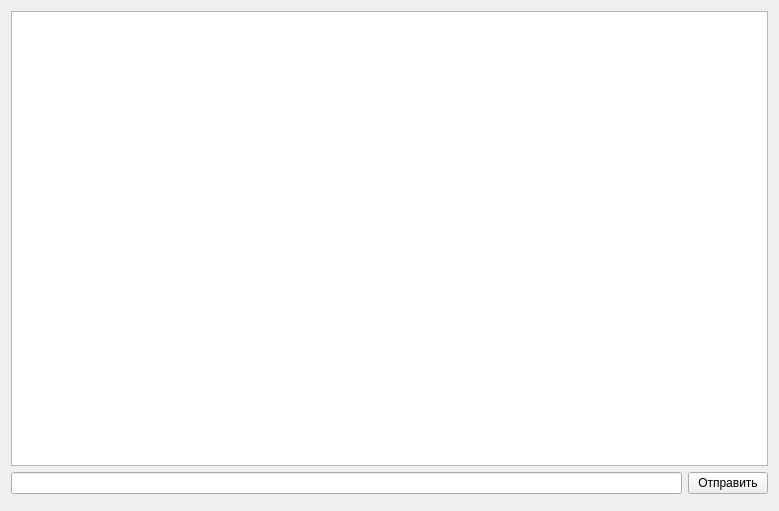
<?xml version="1.0" encoding="UTF-8"?>
<ui version="4.0">
 <class>WidgetRoom</class>
 <widget class="QWidget" name="WidgetRoom">
  <property name="geometry">
   <rect>
    <x>0</x>
    <y>0</y>
    <width>779</width>
    <height>511</height>
   </rect>
  </property>
  <property name="windowTitle">
   <string>Form</string>
  </property>
  <layout class="QVBoxLayout" name="verticalLayout_2">
   <item>
    <layout class="QVBoxLayout" name="verticalLayout">
     <item>
      <widget class="QPlainTextEdit" name="txtChat">
       <property name="undoRedoEnabled">
        <bool>false</bool>
       </property>
       <property name="readOnly">
        <bool>true</bool>
       </property>
      </widget>
     </item>
     <item>
      <layout class="QHBoxLayout" name="horizontalLayout">
       <property name="bottomMargin">
        <number>6</number>
       </property>
       <item>
        <widget class="QLineEdit" name="txtMessage"/>
       </item>
       <item>
        <widget class="QPushButton" name="cmdSend">
         <property name="text">
          <string>Отправить</string>
         </property>
        </widget>
       </item>
      </layout>
     </item>
    </layout>
   </item>
  </layout>
 </widget>
 <resources/>
 <connections/>
</ui>
